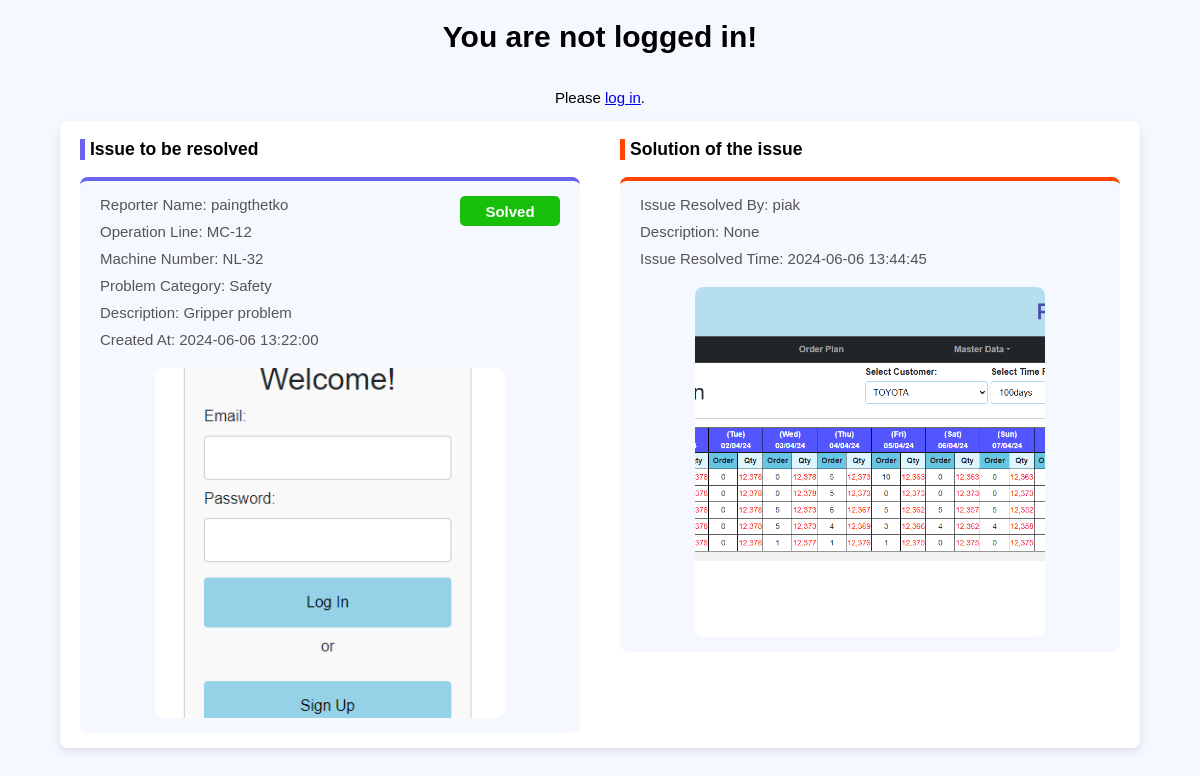
The page /main/solutionForReport/1/ on the database its author committed.
### main/models.py (models this page shows)
class Report(models.Model):
    STATUS_CHOICES = [
        ('0', 'Pending'),
        ('1', 'Approved'),
        ('2', 'Sent'),
        ('3', 'Solved'),
        ('4', 'Rejected')
    ]
    reportID = models.AutoField(primary_key=True)
    reporterName = models.CharField(max_length=255)
    datetime = models.CharField(max_length=255,null=True)
    operationLineNumber = models.CharField(max_length=255)
    machineNumber = models.CharField(max_length=255, blank=True, null=True)
    problemDescription = models.TextField()
    status = models.CharField(max_length=1, choices=STATUS_CHOICES, default='0')
    confirmedBy = models.CharField(max_length=255, blank=True, null=True)
    sentBy = models.CharField(max_length=255, blank=True, null=True)
    sentTo = models.CharField(max_length=255, blank=True, null=True)
    solvedBy = models.CharField(max_length=255, blank=True, null=True)
    problemCategory = models.CharField(max_length=255, null=True)
    emailNotifyDate = models.CharField(max_length=255, blank=True, null=True)
    dueDate = models.CharField(max_length=255, blank=True, null=True)
    class Meta:
        db_table = "report"

class Image(models.Model):
    report = models.ForeignKey(Report, related_name='images', on_delete=models.CASCADE, blank=True, null=True)
    imageData = models.ImageField(upload_to='reportImages/', height_field=None, width_field=None, max_length=100, blank=True, null=True)
    class Meta:
        db_table = "image"

class Solution(models.Model):
    solutionID = models.AutoField(primary_key=True)
    report = models.OneToOneField(Report, on_delete=models.CASCADE)
    solverName = models.CharField(max_length=255,null=True)
    description = models.TextField(null=True)
    datetime = models.CharField(max_length=255,null=True)
    class Meta:
        db_table = "solution"

class ImageSolution(models.Model):
    solution = models.ForeignKey(Solution, related_name='images', on_delete=models.CASCADE, blank=True, null=True)
    imageData = models.ImageField(upload_to='solutionImages/', height_field=None, width_field=None, max_length=100, blank=True, null=True)
    class Meta:
        db_table = "image_solution"

### main/views.py (the view)
# urls.py: path('solutionForReport/<int:report_id>/', views.solutionForReport, name = 'solutionForReport'),
def solutionForReport(request, report_id):
    report = Report.objects.get(reportID = report_id)
    solution = Solution.objects.get(report = report)
    return render(request, 'solutionForReport.html', {'report': report, 'solution': solution})

### templates/solutionForReport.html (shortened to what this page needs)
<!DOCTYPE html>
<html lang="en">
<head>
</head>
<body>
    {% if user.is_authenticated %}
    <div style="display: flex; width: 100%;">
        <div style="flex: 2; ">
            <a href="{% url 'login' %}">&#10094;Back</a>
        </div>
        <div style="flex: 8; text-align: center;">
            <h2 style="color: #393680;">Welcome, {{ user.username }}!</h2>
        </div>
        <div style="flex: 2;">
        </div>
    </div>
    {% else %}
        <h1>You are not logged in!</h1>
        <p>Please <a href="{% url 'login' %}">log in</a>.</p>
    {% endif %}
    {% block content %}
    <div class="container">
        <div class="reports-container active">
            <div style="border-left: 5px solid #6A64F1; padding-left: 5px;">
                <h3>Issue to be resolved</h3>
            </div>
            <ul>
                {% if report %}
                    <div class="report-card" style="border-top: 4px solid #6A64F1;">
                        <div class="reportData-status">
                            <div style="flex: 10;">
                                <li>Reporter Name: {{ report.reporterName }}</li>
                                <li>Operation Line: {{ report.operationLineNumber }}</li>
                                <li>Machine Number: {{ report.machineNumber }}</li>
                                <li>Problem Category: {{ report.problemCategory }}</li>
                                <li>Description: {{ report.problemDescription }}</li>
                                <li>Created At: {{ report.datetime }}</li>
                            </div>
                            <div style="flex: 2; padding-top: 10px;">
                                {% if report.status == '0' %}
                                    <div class="pending-tag">Pending</div>
                                {% elif report.status == '1' %}
                                    <div class="approved-tag">Approved</div>
                                {% elif report.status == '2' %}
                                    <div class="email_sent">Email Sent</div>
                                {% elif report.status == '3' %}
                                    <div class="solved">Solved</div>
                                {% elif report.status == '4' %}
                                    <div class="rejected">Rejected</div>
                                {% endif %}
                            </div>
                        </div>
                        <li>
                            <div class="carousel">
                                <div class="carousel-images">
                                    {% for image in report.images.all %}
                                        <img src="{{ image.imageData.url }}" alt="Report Image" width="300px" height="350px" style="object-fit: cover;">
                                    {% endfor %}
                                </div>
                            </div>
                        </li>
                    </div>
                {% else %}
                    <li>No reports to display.</li>
                {% endif %}
            </ul>
        </div>
        <div class="form-container">
            <div style="border-left: 5px solid orangered; padding-left: 5px;">
                <h3>Solution of the issue</h3>
            </div>
            <ul>
            {% if solution %}
                    <div class="report-card" style="border-top: 4px solid orangered">
                        <div class="reportData-status">
                            <div>
                                <li>Issue Resolved By: {{ solution.solverName }}</li>
                                <li>Description: {{ solution.description }}</li>
                                <li>Issue Resolved Time: {{ solution.datetime }}</li>
                            </div>
                        </div>
                        <li>
                            <div class="carousel">
                                <div class="carousel-images">
                                    {% for image in solution.images.all %}
                                        <img src="{{ image.imageData.url }}" alt="Solutoin Image" width="300px" height="350px" style="object-fit: cover;">
                                    {% endfor %}
                                </div>
                            </div>
                        </li>
                    </div>
                {% else %}
                    <li>No reports to display.</li>
                {% endif %}
            </ul>
        </div>
    </div>
    {% endblock %}
</body>
</html>

### templates/solutionForReport.html (style rules this page uses)
body { font-family: Arial, sans-serif; margin: 0; padding: 0; display: flex; flex-direction: column; align-items: center; background-color: #F5F8FF; font-size: 15px; }
.container { display: flex; width: 90%; margin: auto; background-color: #fff; box-shadow: 0 4px 8px rgba(0, 0, 0, 0.1); border-radius: 8px; overflow: hidden; }
.form-container, .reports-container { padding: 0px 20px; width: 50%; }
.form-container { background-color: #FFFFFF; border-right: 1px solid #33333331; }
.reports-container { background-color: #FFFFFF; }
.report-card { background-color: #F5F8FF; padding: 5px 20px; border-radius: 8px; }
.report-card li { color: #555; }
.reportData-status { display: flex; }
ul { list-style-type: none; padding: 0; }
ul li { margin: 10px 0; color: #333; }
.carousel { position: relative; width: 100%; max-width: 600px; margin: auto; overflow: hidden; border-radius: 8px; }
.carousel-images { display: flex; transition: transform 0.5s ease-in-out; }
.carousel-images img { width: 100%; border-radius: 8px; }
.solved { width: 100px; height: 30px; background-color: #17BF0B; align-content: center; text-align: center; border-radius: 5px; font-weight: bold; color: white; }
@media only screen and (min-width: 1024px) { .form-container { width: 100%; margin: 0 auto; border-right: none; } }
@media only screen and (min-width: 1024px) { .reports-container { width: 100%; } }
@media only screen and (min-width: 1024px) { .carousel { width: 100%; max-width: 350px; } }

### rows shown on the page
Report: reporterName "paingthetko", operationLineNumber "MC-12", machineNumber "NL-32", problemCategory "Safety", problemDescription "Gripper problem", datetime "2024-06-06 13:22:00"
Image: imageData (picture)
Solution: solverName "piak", description "None", datetime "2024-06-06 13:44:45"
ImageSolution: imageData (picture)
